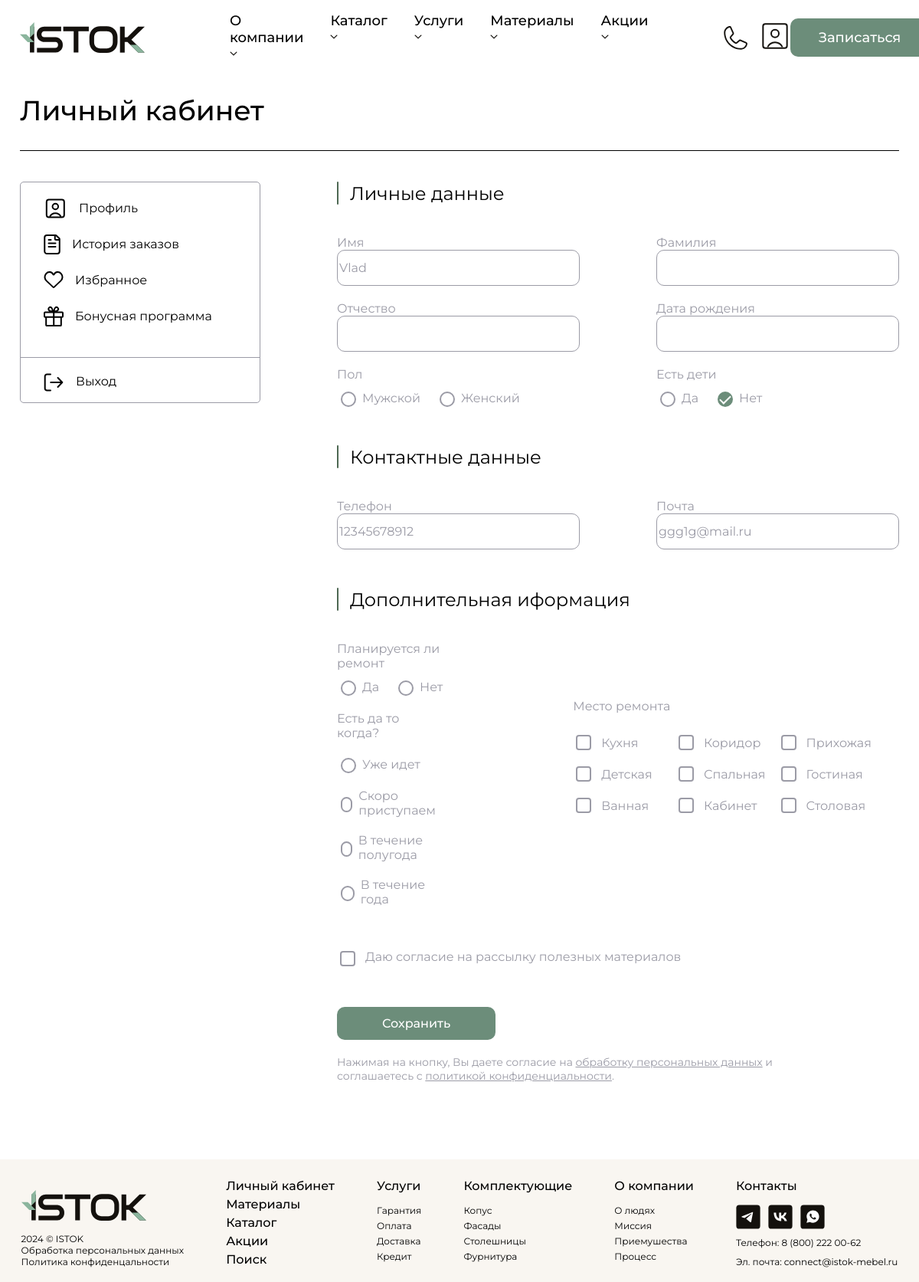
The app's page /profile/ggg1g@mail.ru/ (signed in) with its own data.
### istok_app/models.py (models this page shows)
class UserProfile(models.Model):
    user = models.OneToOneField(User, on_delete=models.CASCADE, related_name='profile')
    phone_number = models.CharField(max_length=15, verbose_name='Номер телефона', unique=True)
    first_name = models.CharField(max_length=100, verbose_name='Имя')
    consent_to_data_processing = models.BooleanField(default=False, verbose_name='Согласие на обработку персональных данных')
    last_name = models.CharField(max_length=100, verbose_name='Фамилия', null=True, blank=True)
    surname = models.CharField(max_length=100, verbose_name='Отчество', null=True, blank=True)
    date_of_birth = models.DateField(verbose_name='Дата рождения', null=True, blank=True)
    gender = models.CharField(max_length=3, choices=[('man', 'Мужской'), ('wom', 'Женский')], verbose_name='Ваш пол', default=None, null=True )
    email = models.EmailField(verbose_name='Почта', null=True, blank=True, unique=True)
    has_children = models.CharField(max_length=3, choices=[('yes', 'Да'), ('no', 'Нет')], verbose_name='Наличие детей', default=None, null=True)
    renovation_plan = models.CharField(max_length=100, verbose_name='Планируется ли ремонт?', choices=[
        ('already_ongoing', 'Уже идет'),
        ('starting_soon', 'Скоро приступаем'),
        ('within_half_year', 'В течение полугода'),
        ('within_year', 'В течение года'),
    ], default=None,  null=True)
    ren_planned = models.CharField(max_length=3, choices=[('yes', 'Да'), ('no', 'Нет')], verbose_name='Планируется ли ремонт', default=None, null=True)
    renovation_location = models.ManyToManyField('RenovationLocation', verbose_name='Где планируется ремонт?', blank=True)
    subscription_consent = models.BooleanField(default=False, verbose_name='Согласие на рассылку')

class RenovationLocation(models.Model):
    name = models.CharField(max_length=50, verbose_name='Место ремонта')
    def __str__(self):
        return self.name

### istok_app/views.py (the view)
# urls.py: path('profile/<str:username>/', user_profile, name='user_profile'),
@login_required
def user_profile(request, username):
    user = get_object_or_404(User, username=username)
    if request.user != user:
        return redirect('user_profile', username=request.user.username)
    if request.method == 'POST':
        user_profile_form = UserProfileForm(request.POST, instance=user.profile)
        if user_profile_form.is_valid():
            user_profile_form.save()
            return redirect('user_profile', username=user.username)
    else:
        user_profile_form = UserProfileForm(instance=user.profile)
    return render(request, 'profile/profile.html', {'user_profile_form': user_profile_form, 'user': user})

### templates/profile/profile.html (shortened to what this page needs)
{% extends 'base/header.html' %}
{% load static %}
{% block content %}
<link rel="stylesheet" type="text/css" href="{% static 'css/profile/profile.css' %}">
<div class="profile-content">
    <div class="lk-text">
        Личный кабинет
    </div>
    <hr class="top-line">
    <div class="profile-container">
        <div class="sidebar">
            <div class="sidebar-cont">
                <div class="side-url">
                    <img src="{% static 'media/lk.svg' %}" alt="lk">
                    <div class="side-text">
                        <a href="#" data-target="profile-section" data-url="{% url 'user_profile' user.username %}">Профиль</a>
                    </div>
                </div>
                <div class="side-url">
                    <img src="{% static 'media/history.svg' %}" alt="lk">
                    <div class="side-text">
                        <a href="#" data-target="order-history-section" data-url="{% url 'order_history' user.username %}">История заказов</a>
                    </div>
                </div>
                <div class="side-url">
                    <img src="{% static 'media/favorites.svg' %}" alt="lk">
                    <div class="side-text">
                        <a href="#" data-target="favorites-section" data-url="{% url 'favorites' user.username %}">Избранное</a>
                    </div>
                </div>
                <div class="side-url">
                    <img src="{% static 'media/bonus.svg' %}" alt="lk">
                    <div class="side-text">
                        <a href="#" data-target="bonus-program-section" data-url="{% url 'bonus_program' user.username %}">Бонусная программа</a>
                    </div>
                </div>
            </div>
            <hr class="hr-line">
            <div class="logout-profile">
                <form method="post" action="{% url 'logout' %}">
                    <button type="submit" class="logout-button">
                        <img src="{% static 'media/logout.svg' %}" alt="logout">
                    </button>
                </form>
                <div class="logout-text-prof">
                    <form method="post" action="{% url 'logout' %}">
                        <button type="submit">Выход</button>
                    </form>
                </div>
            </div>
        </div>
        <div class="content">
            <div id="profile-section" class="section">
                {% include 'profile/profile_form.html' %}
            </div>
        </div>
    </div>
</div>
{% include 'base/footer.html' %}
{% endblock %}

### templates/profile/profile_form.html (shortened to what this page needs)
{% load static %}
                <div class="history-order-text">
                    <img src="{% static 'media/line.svg' %}" alt="line">
                    <div class="order-text">
                        Личные данные
                    </div>
                </div>
                <form method="post" action="{% url 'user_profile' user.username %}">
                    <div class="form-group-prof">
                        <div class="form-block-1">
                            <div class="forms-block-left">
                                <div class="form-groups">
                                    <label for="id_first_name" class="form-label">Имя</label>
                                    {{ user_profile_form.first_name }}
                                </div>
                                <div class="form-groups">
                                    <label for="id_surname" class="form-label">Отчество</label>
                                    {{ user_profile_form.surname }}
                                </div>
                                <div class="form-groupss">
                                    <label for="id_gender" class="form-label">Пол</label>
                                    <div class="form-radio-group">
                                        {% for choice in user_profile_form.gender %}
                                            <div class="radio-inline">
                                                {{ choice.tag }}
                                                {{ choice.choice_label }}
                                            </div>
                                        {% endfor %}
                                    </div>
                                </div>
                            </div>
                            <div class="forms-block-right">
                                <div class="form-groups">
                                    <label for="id_last_name" class="form-label">Фамилия</label>
                                    {{ user_profile_form.last_name }}
                                </div>
                                <div class="form-groups">
                                    <label for="id_date_of_birth" class="form-label">Дата рождения</label>
                                    {{ user_profile_form.date_of_birth }}
                                </div>
                                <div class="form-groupss">
                                    <label for="id_has_children" class="form-label">Есть дети</label>
                                    <div class="form-radio-group">
                                        {% for choice in user_profile_form.has_children %}
                                            <div class="radio-inline">
                                                {{ choice.tag }}
                                                {{ choice.choice_label }}
                                            </div>
                                        {% endfor %}
                                    </div>
                                </div>
                            </div>
                        </div>
                        <div class="history-order-text">
                            <img src="{% static 'media/line.svg' %}" alt="line">
                            <div class="order-text">
                                Контактные данные
                            </div>
                        </div>
                        <div class="form-block-1">
                            <div class="forms-block-left">
                                <div class="form-groups">
                                    <label for="id_phone_number" class="form-label">Телефон</label>
                                    {{ user_profile_form.phone_number }}
                                </div>
                            </div>
                            <div class="forms-block-right">
                                <div class="form-groups">
                                    <label for="id_email" class="form-label">Почта</label>
                                    {{ user_profile_form.email}}
                                </div>
                            </div>
                        </div>
                        <div class="history-order-text">
                            <img src="{% static 'media/line.svg' %}" alt="line">
                            <div class="order-text">
                                Дополнительная иформация
                            </div>
                        </div>
                        <div class="form-block-1">
                            <div class="forms-block-left">
                                <div class="form-groupss">
                                    <label for="id_ren_planned" class="form-label">Планируется ли ремонт</label>
                                    <div class="form-radio-group">
                                        {% for choice in user_profile_form.ren_planned %}
                                            <div class="radio-inline">
                                                {{ choice.tag }}
                                                {{ choice.choice_label }}
                                            </div>
                                        {% endfor %}
                                    </div>
                                </div>
                                <div class="form-groupss">
                                    <label for="id_renovation_plan" class="form-label">Есть да то когда?</label>
                                    <div class="form-radio-group-ren">
                                        {% for choice in user_profile_form.renovation_plan %}
                                            <div class="radio-inline">
                                                {{ choice.tag }}
                                                {{ choice.choice_label }}
                                            </div>
                                        {% endfor %}
                                    </div>
                                </div>
                            </div>
                            <div class="forms-block-right1">
                                <div class="form-groups1">
                                    <label for="id_renovation_location" class="form-label">Место ремонта</label>
                                    <div class="form-radio-group-plann">
                                        {% for checkbox in user_profile_form.renovation_location %}
                                            <div class="radio-inline-plann">
                                                {{ checkbox.tag }}
                                                {{ checkbox.choice_label }}
                                            </div>
                                        {% endfor %}
                                    </div>
                                </div>
                            </div>
                        </div>
                        <div class="form-block-1">
                        <div class="form-groups5">
                            <label for="id_subscription_consent" class="form-label">Даю согласие на рассылку полезных материалов</label>
                            <div class="radio-inline-plann">
                            {{ user_profile_form.subscription_consent }}
                            </div>
                        </div>
                        </div>
                        <div class="profile-but">
                        <button type="submit" class="btn btn-primary">Сохранить</button>
                        </div>
                        <div class="help-text-bot">
                        Нажимая на кнопку, Вы даете согласие на <u>обработку персональных данных</u> и </br>
                         соглашаетесь с <u>политикой конфиденциальности</u>.
                    </div>
                </form>
            </div>

### records on screen
UserProfile: first_name "Vlad", phone_number "12345678912", email "ggg1g@mail.ru"
RenovationLocation: choice_label "Кухня"
RenovationLocation: choice_label "Коридор"
RenovationLocation: choice_label "Прихожая"
RenovationLocation: choice_label "Детская"
RenovationLocation: choice_label "Спальная"
RenovationLocation: choice_label "Гостиная"
RenovationLocation: choice_label "Ванная"
RenovationLocation: choice_label "Кабинет"
RenovationLocation: choice_label "Столовая"

### other values on screen
{{ choice.choice_label }} "Мужской" "Женский"
{{ choice.choice_label }} "Да" "Нет"
{{ choice.choice_label }} "Уже идет" "Скоро приступаем" "В течение полугода" "В течение года"
